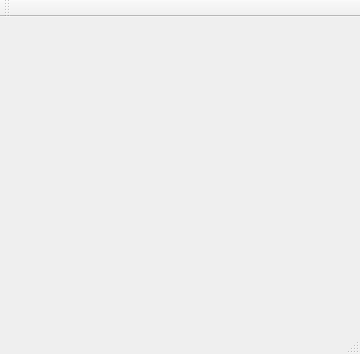
<?xml version="1.0" encoding="UTF-8"?>
<ui version="4.0">
 <class>MainWindow</class>
 <widget class="QMainWindow" name="MainWindow">
  <property name="geometry">
   <rect>
    <x>0</x>
    <y>0</y>
    <width>360</width>
    <height>354</height>
   </rect>
  </property>
  <property name="windowTitle">
   <string>MainWindow</string>
  </property>
  <widget class="QWidget" name="centralWidget"/>
  <widget class="QMenuBar" name="menuBar">
   <property name="geometry">
    <rect>
     <x>0</x>
     <y>0</y>
     <width>360</width>
     <height>21</height>
    </rect>
   </property>
  </widget>
  <widget class="QToolBar" name="mainToolBar">
   <attribute name="toolBarArea">
    <enum>TopToolBarArea</enum>
   </attribute>
   <attribute name="toolBarBreak">
    <bool>false</bool>
   </attribute>
  </widget>
  <widget class="QStatusBar" name="statusBar"/>
 </widget>
 <layoutdefault spacing="6" margin="11"/>
 <resources/>
 <connections/>
</ui>
